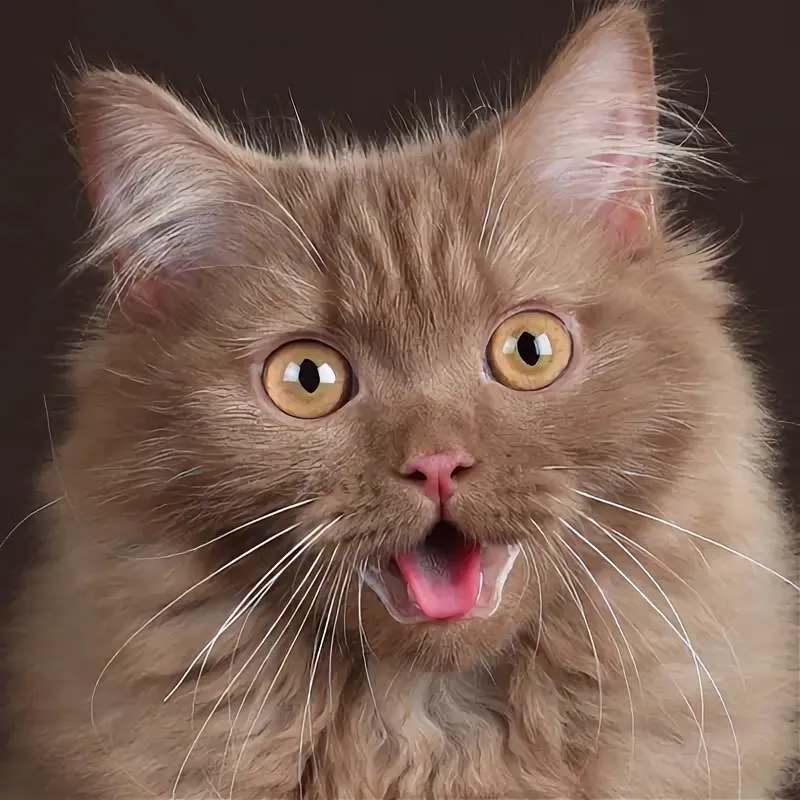
#> input picture lab3/image.jpg, 800 x 800 px
$ python main.py image.jpg
#> lines starting #> are read from the running program, lines starting #| are printed output that depends on the picture
### lab3/img_processing.py
import cv2

from numpy import ndarray


def read(name_file: str) -> ndarray:
    """
    Reads an image from a file.
    :param name_file: Name of the image file.
    :return: The image read from the file (ndarray).
    """
    my_img = cv2.imread(name_file)
    return my_img


def look_img(my_img: ndarray) -> None:
    """
    Displays the image in a window.
    :param my_img: The image to display (ndarray).
    """
    cv2.imshow('image', my_img)
    cv2.waitKey(2000)


def size(my_img: ndarray) -> [int, int]:
    """
    Returns the dimensions of the image.
    :param my_img: The image to measure (ndarray).
    :return: A tuple of (height, width).
    """
    height, width, num = my_img.shape
    return height, width

### lab3/histogram.py
import cv2
import matplotlib.pyplot as plt


from numpy import ndarray


def make_histogram(img: ndarray) -> list:
    """
    Calculates the histogram for each color channel of the image.
    :param img: Input image (ndarray).
    :return: A list of histograms for each color channel.
    """
    hist = []
    for i in range(3):
        hist.append(cv2.calcHist([img], [i], None, [256], [0, 256]))
    return hist


def make_pic(hist: list) -> None:
    """
    Plots the histograms for the color channels.
    :param hist: List of histograms for each color channel.
    """
    colors = ['blue', 'green', 'red']
    for i, col in enumerate(colors):
        plt.plot(hist[i], label=col, color=col)

    plt.title('Color Histogram')
    plt.xlabel('Pixel Intensity (0-255)')
    plt.ylabel('Number of Pixels')
    plt.axhline(0, color='black', linewidth=0.5, ls='--')
    plt.axvline(0, color='black', linewidth=0.5, ls='--')
    plt.legend()
    plt.show()

### lab3/main.py
import argparse

from histogram import make_histogram, make_pic
from img_processing import look_img, read, size
from task import rotation


def pars() -> (str, float):
    """
    Parses command-line arguments for the image file name and rotation angle.
    :return: A tuple containing the image file name (str) and the rotation angle (float).
    """
    parser = argparse.ArgumentParser(description='Process an image with optional rotation.')
    parser.add_argument('name_file', type=str, help='Name of the image file.')
    parser.add_argument('-a', '--angle', type=float, help='Rotation angle in degrees.')
    args = parser.parse_args()

    return args.name_file, args.angle


def main():
    try:
        name_file, angle = pars()

        img = read(name_file)
#> in read, my_img is the input picture: shape (800, 800, 3); mean B, G, R 82.8, 95.3, 120.7
        look_img(img)
        size_img = size(img)
#> size_img = (800, 800)

        hist = make_histogram(img)
#> after the loop in make_histogram, `for i in range(3):`: hist = 3 items
#> hist = 3 items
        make_pic(hist)
#> in make_pic, `plt.show()`:
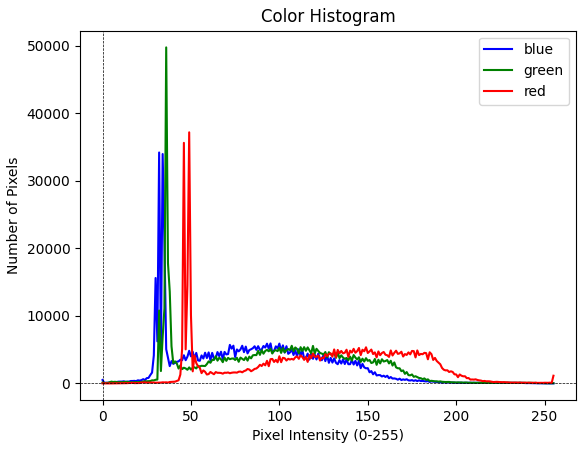
#> figure drawn by matplotlib, 1 panel; curve peaks at x = 32, y = 34216; curve peaks at x = 36, y = 49787; curve peaks at x = 49, y = 37205

        if angle is not None:
            dst = rotation(img, size_img, angle)
            look_img(dst)

        print(f"Image size: {size_img}")
#| Image size: (800, 800)
    except Exception as exc:
        print(f"Error: {exc}")

if __name__ == "__main__":
    main()
